Frame 1 (no input): blank canvas, image omitted
Frame 60 (the mouse pressed at the canvas centre just before this capture): blank canvas, image omitted
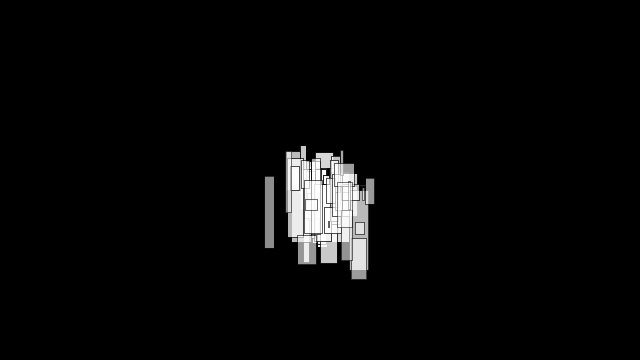
Frame 120 (the mouse held since frame 60 and released just before this capture)

The Processing sketch whose frames 1 and 60 were blank and that drew this single picture after the mouse press (run headless with seeded random() and noise(); from frame 60 on, the mouse is pressed at the canvas centre):

// Processing sketch: processing_158741
// ── processing_158741.pde

ArrayList<ParticleSystem> systems;

void setup() {
  size(640,360);
  systems = new ArrayList<ParticleSystem>();
}

void draw() {
  background(0);
  for (ParticleSystem ps: systems) {
    ps.run();
    ps.addParticle(); 
  }
  
  fill(0);
  text("click mouse to add particle systems",1,height+1000);
}

void mousePressed() {
  systems.add(new ParticleSystem(1,new PVector(mouseX,mouseY)));
}
class Particle {
  PVector location;
  PVector velocity;
  PVector acceleration;
  float lifespan;

  Particle(PVector l) {
    acceleration = new PVector(0,0.05);
    velocity = new PVector(random(-1,1),random(-2,0));
    location = l.get();
    lifespan = 255.0;
  }

  void run() {
    update();
    display();
  }

  // Method to update location
  void update() {
    velocity.add(acceleration);
    location.add(velocity);
    lifespan -= 2.0;
  }

  // Method to display
  void display() {
    smooth();
    stroke(0,lifespan);
    strokeWeight(1);
    fill(255,lifespan);
    rect(location.x,location.y,random(20),random(80));
  }
  
  // Is the particle still useful?
  boolean isDead() {
    if (lifespan < 0.0) {
      return true;
    } else {
      return false;
    }
  }
}
class ParticleSystem {

  ArrayList<Particle> particles;    // An arraylist for all the particles
  PVector origin;        // An origin point for where particles are birthed

  ParticleSystem(int num, PVector v) {
    particles = new ArrayList<Particle>();   // Initialize the arraylist
    origin = v.get();                        // Store the origin point
    for (int i = 0; i < num; i++) {
      particles.add(new Particle(origin));    // Add "num" amount of particles to the arraylist
    }
  }

  void run() {
    for (int i = particles.size()-1; i >= 0; i--) {
      Particle p = particles.get(i);
      p.run();
      if (p.isDead()) {
        particles.remove(i);
      }
    }
  }

  void addParticle() {
    particles.add(new Particle(origin));
  }

  // A method to test if the particle system still has particles
  boolean dead() {
    if (particles.isEmpty()) {
      return true;
    } 
    else {
      return false;
    }
  }
}
